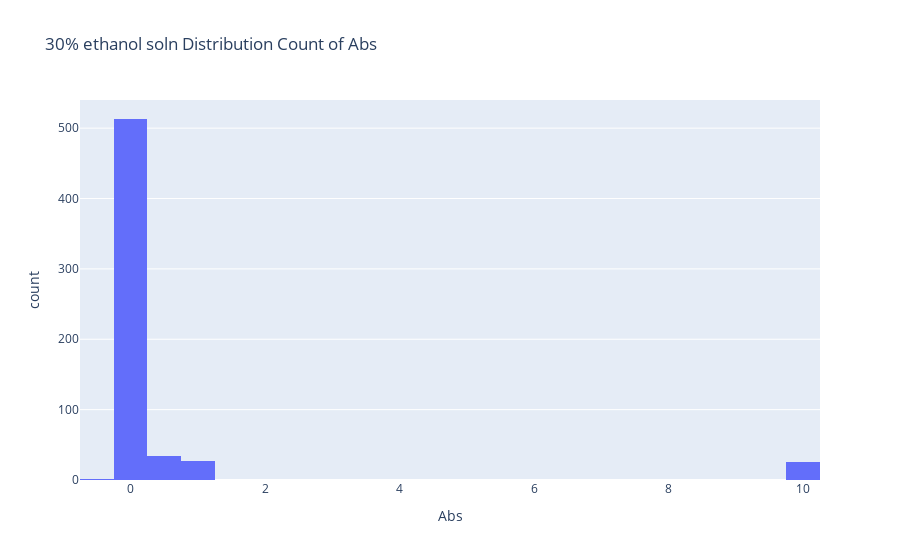

This figure's notebook cell:
### Code cell
fig=px.histogram(df, x='Abs', title='30% ethanol soln Distribution Count of Abs')
fig.show()
fig.write_html('30% ethanol soln .html', auto_open=True)
#Shows the count of Abs and its distribution

### Figure 1 — Plotly figure (JSON) as saved in the notebook; plotly's stock layout.template omitted (floating-point values rounded to 4 significant figures; data arrays with more than 128 entries replaced by an {"elided": "..."} marker saying what was removed)
{"data": [{"alignmentgroup": "True", "bingroup": "x", "hovertemplate": "Abs=%{x}<br>count=%{y}<extra></extra>", "legendgroup": "", "marker": {"color": "#636efa", "pattern": {"shape": ""}}, "name": "", "offsetgroup": "", "orientation": "v", "showlegend": false, "type": "histogram", "x": {"elided": "601 float values"}, "xaxis": "x", "yaxis": "y"}], "layout": {"barmode": "relative", "legend": {"tracegroupgap": 0}, "title": {"text": "30% ethanol soln Distribution Count of Abs"}, "xaxis": {"anchor": "y", "domain": [0, 1], "title": {"text": "Abs"}}, "yaxis": {"anchor": "x", "domain": [0, 1], "title": {"text": "count"}}}}
